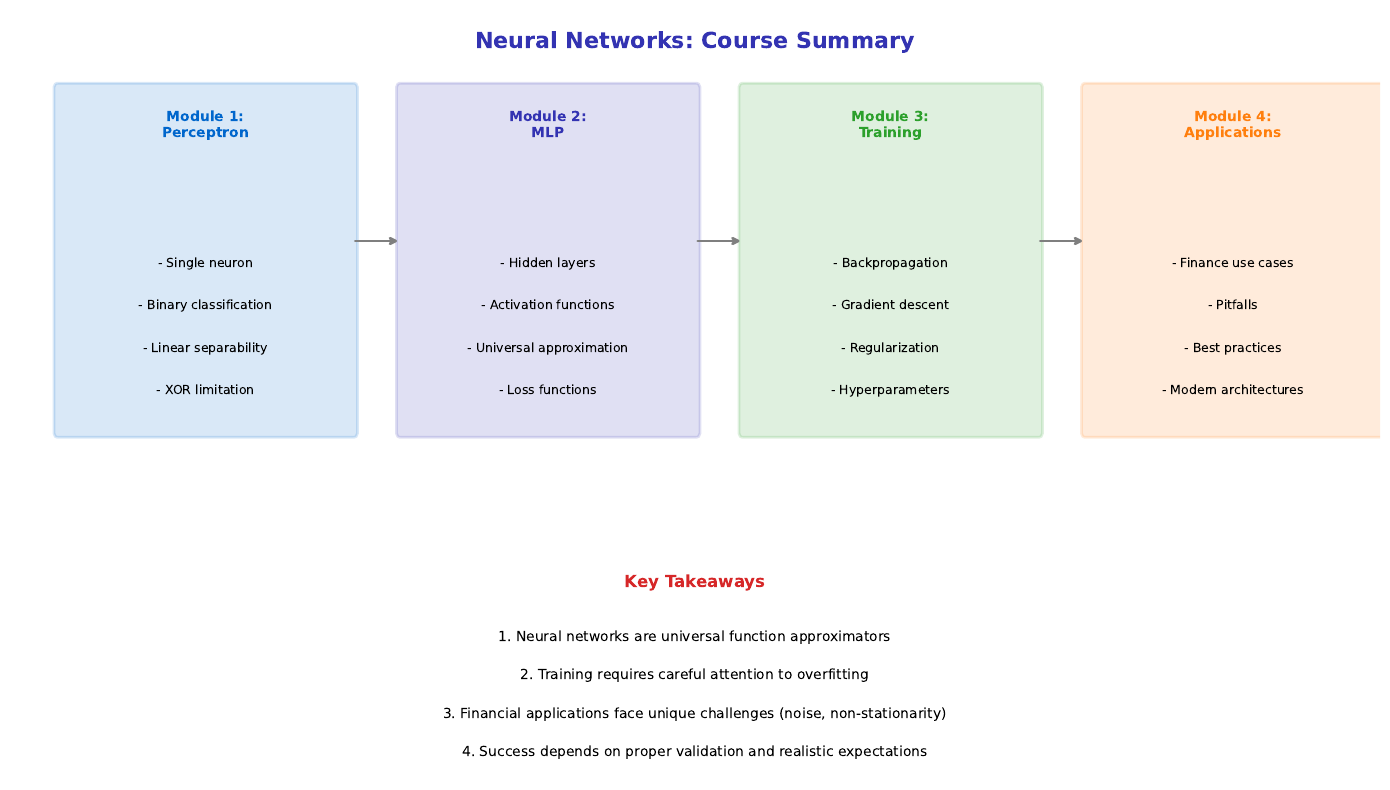

Python code for this plot:
CHART_METADATA = {
    'title': 'Course Summary',
    'url': 'https://github.com/QuantLet/neural-networks-introduction/tree/main/course_summary'
}

import matplotlib.pyplot as plt
import matplotlib.patches as mpatches

mlpurple = '#3333B2'
mlblue = '#0066CC'
mlorange = '#FF7F0E'
mlgreen = '#2CA02C'
mlred = '#D62728'
mlgray = '#7F7F7F'

fig, ax = plt.subplots(1, 1, figsize=(14, 8))
ax.set_xlim(0, 14)
ax.set_ylim(0, 10)
ax.axis('off')

ax.text(7, 9.5, 'Neural Networks: Course Summary', fontsize=16, fontweight='bold', ha='center', color=mlpurple)

# Four modules
modules = [
    (2, 7, 'Module 1:\nPerceptron', ['Single neuron', 'Binary classification', 'Linear separability', 'XOR limitation'], mlblue),
    (5.5, 7, 'Module 2:\nMLP', ['Hidden layers', 'Activation functions', 'Universal approximation', 'Loss functions'], mlpurple),
    (9, 7, 'Module 3:\nTraining', ['Backpropagation', 'Gradient descent', 'Regularization', 'Hyperparameters'], mlgreen),
    (12.5, 7, 'Module 4:\nApplications', ['Finance use cases', 'Pitfalls', 'Best practices', 'Modern architectures'], mlorange),
]

for x, y, title, items, color in modules:
    rect = mpatches.FancyBboxPatch((x-1.5, y-2.5), 3, 4.5, boxstyle="round,pad=0.05",
                                    facecolor=color, alpha=0.15, edgecolor=color, lw=2)
    ax.add_patch(rect)
    ax.text(x, y+1.5, title, ha='center', va='center', fontsize=10, fontweight='bold', color=color)
    for i, item in enumerate(items):
        ax.text(x, y - 0.3 - i*0.55, f'- {item}', ha='center', va='center', fontsize=9)

# Connecting arrows
for i in range(3):
    x_start = 2 + i * 3.5 + 1.5
    x_end = 2 + (i+1) * 3.5 - 1.5
    ax.annotate('', xy=(x_end, 7), xytext=(x_start, 7),
                arrowprops=dict(arrowstyle='->', color=mlgray, lw=2))

# Key takeaways
ax.text(7, 2.5, 'Key Takeaways', fontsize=12, fontweight='bold', ha='center', color=mlred)
takeaways = [
    'Neural networks are universal function approximators',
    'Training requires careful attention to overfitting',
    'Financial applications face unique challenges (noise, non-stationarity)',
    'Success depends on proper validation and realistic expectations',
]
for i, t in enumerate(takeaways):
    ax.text(7, 1.8 - i*0.5, f'{i+1}. {t}', ha='center', fontsize=10)

plt.tight_layout()
plt.savefig('course_summary.pdf', bbox_inches='tight', dpi=300)
plt.savefig('course_summary.png', bbox_inches='tight', dpi=300)
plt.close()
print("Generated: course_summary.pdf")
